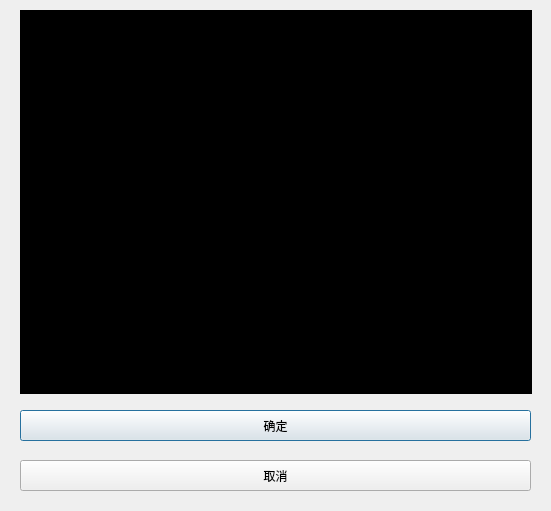
<?xml version="1.0" encoding="UTF-8"?>
<ui version="4.0">
 <class>CameraDialog</class>
 <widget class="QDialog" name="CameraDialog">
  <property name="geometry">
   <rect>
    <x>0</x>
    <y>0</y>
    <width>551</width>
    <height>511</height>
   </rect>
  </property>
  <property name="windowTitle">
   <string>Dialog</string>
  </property>
  <widget class="QLabel" name="cameraLabel">
   <property name="geometry">
    <rect>
     <x>20</x>
     <y>10</y>
     <width>512</width>
     <height>384</height>
    </rect>
   </property>
   <property name="styleSheet">
    <string notr="true">background-color: rgb(0, 0, 0);</string>
   </property>
   <property name="text">
    <string/>
   </property>
  </widget>
  <widget class="QPushButton" name="okButton">
   <property name="geometry">
    <rect>
     <x>20</x>
     <y>410</y>
     <width>511</width>
     <height>31</height>
    </rect>
   </property>
   <property name="text">
    <string>确定</string>
   </property>
  </widget>
  <widget class="QPushButton" name="cancelButton">
   <property name="geometry">
    <rect>
     <x>20</x>
     <y>460</y>
     <width>511</width>
     <height>31</height>
    </rect>
   </property>
   <property name="text">
    <string>取消</string>
   </property>
  </widget>
 </widget>
 <resources/>
 <connections/>
</ui>
